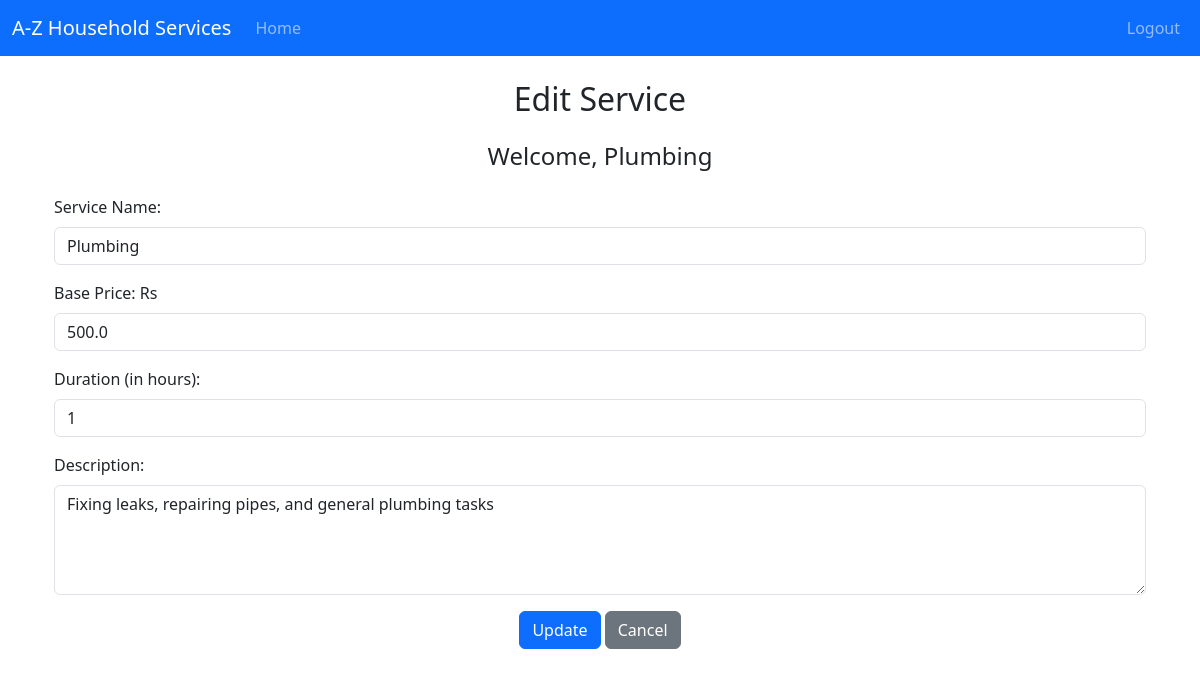
/admin/edit_service/Plumbing/1, run on an earlier commit of the app's database.
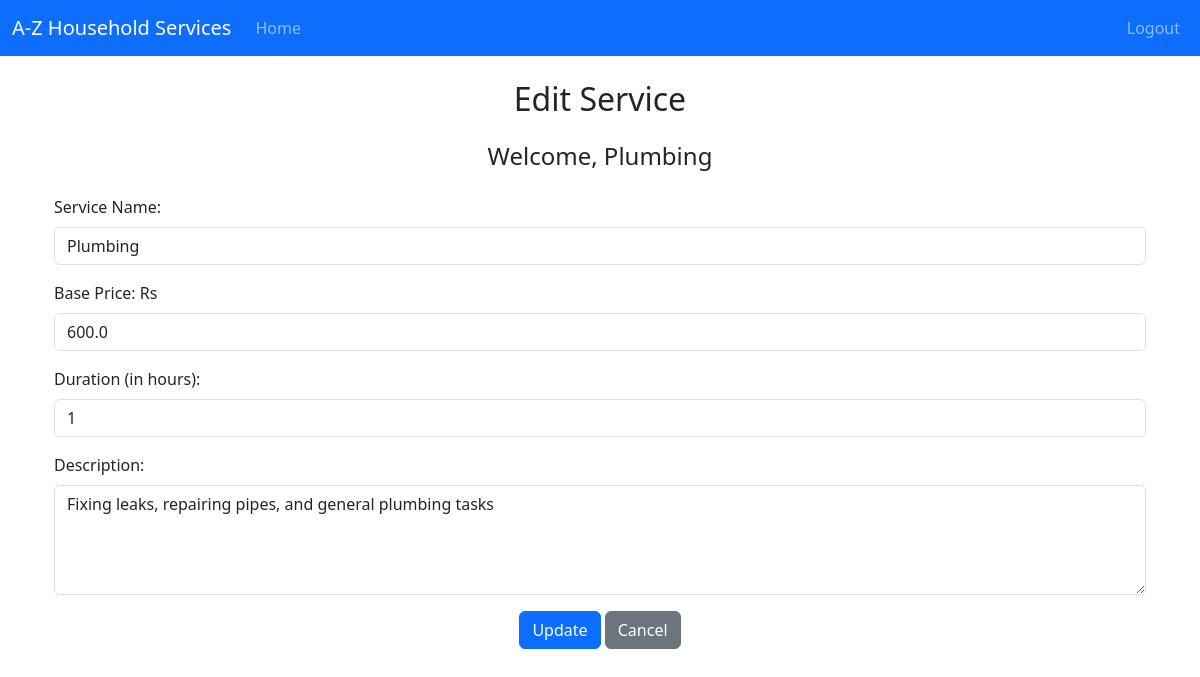
And on a later commit of the database.
### backend/models.py (models this page shows)
class Service(db.Model):
    __tablename__ = 'service'
    id = db.Column(db.Integer, primary_key=True)
    name = db.Column(db.String(100), nullable=False)
    price = db.Column(db.Float, nullable=False)
    duration = db.Column(db.Integer, nullable=False)  # in minutes
    description = db.Column(db.Text, nullable=False)
    service_requests = db.relationship('ServiceRequest', cascade="all,delete", backref='service', lazy='dynamic')

### backend/controllers.py (the view, shortened to what this page needs)
@app.route('/admin/edit_service/<name>/<service_id>', methods=["GET", "POST"])
def edit_service(name,service_id):    #   example of query parameters: adminstrator/1
    service = Service.query.get(service_id)
    if not service:  # Handle invalid service ID
        return "Service not found", 404
    return render_template("admin_edit_service.html", service=service, name=name)

### templates/admin_edit_service.html (shortened to what this page needs)
{% extends "base_dashboard.html" %}
{% block dashboard_content %}
<div class="container mt-4">
    <h2 class="text-center mb-4">Edit Service</h2>
    <h4 class="text-center mb-4">Welcome, {{ name }}</h4>
    <form action="{{ url_for('edit_service', name=name, service_id=service.id) }}" method="POST">
        <div class="mb-3">
            <label for="service_name" class="form-label">Service Name:</label>
            <input type="text" class="form-control" id="service_name" name="service_name" value="{{ service.name }}" required>
        </div>
        <div class="mb-3">
            <label for="base_price" class="form-label">Base Price: Rs </label>
            <input type="number" class="form-control" id="base_price" name="base_price" value="{{ service.price }}" required>
        </div>
        <div class="mb-3">
            <label for="duration" class="form-label">Duration (in hours):</label>
            <input type="text" class="form-control" id="duration" name="duration" value="{{ service.duration }}" required>
        </div>
        <div class="mb-3">
            <label for="description" class="form-label">Description:</label>
            <textarea class="form-control" id="description" name="description" rows="4" required>{{ service.description }}</textarea>
        </div>
        <div class="text-center">
            <button type="submit" class="btn btn-primary">Update</button>
            <a href="{{ url_for('admin_dashboard', name=name) }}" class="btn btn-secondary">Cancel</a>
        </div>
    </form>
</div>
{% endblock %}

What changed in the data, as far as the page shows it:
changed Service "Plumbing": base_price "500.0" → "600.0"
